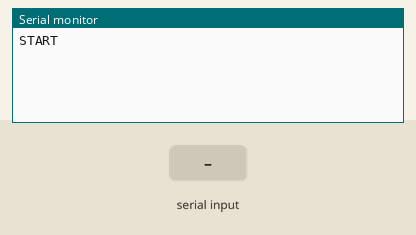
Bench run of a program on a simulated Arduino Pro Mini, built with avr-gcc and run on an emulated ATmega328P. On the bench: the last lines printed to the serial monitor. The test bench sets the inputs (shaded band).

Above: at 1.2 s.
1.3 s: "90,45,200\n" received over Serial
At 1.8 s:
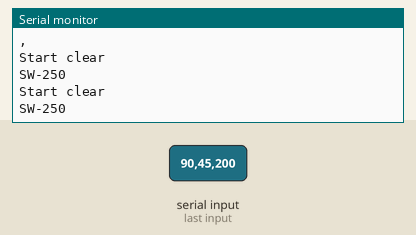
2.8 s: "i90\n" received over Serial
At 4.0 s:
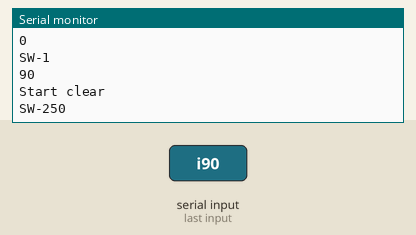
4.3 s: "t90\n" received over Serial
At 5.1 s:
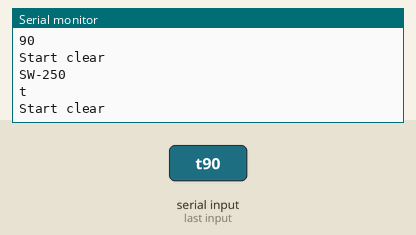
5.8 s: "n90\n" received over Serial
At 6.3 s:
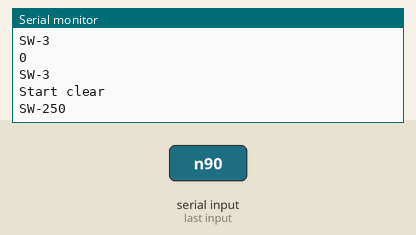
7.3 s: "v90\n" received over Serial
At 8.6 s:
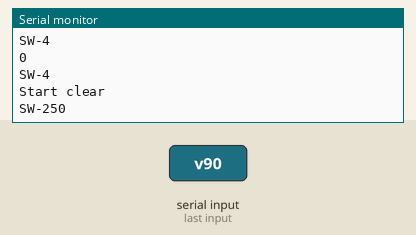
Timing chart, 0 to 9.8 s (numbered marks = the images above; inputs shaded):
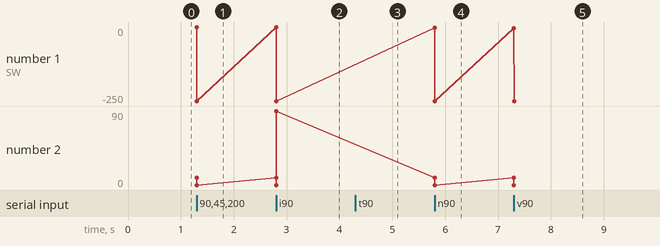

The program:

main.cpp
```cpp
#include <IRremote.h> //библиотека для работы с инфракрасными передатчиком и приемником
#include <Arduino.h>
#include <avr/pgmspace.h>

// Объявление прототипов
// Чтение и установка данных из Serial
void read_serial();

// очищаем переменные Serial
void serial_clear();

void generate_irc();


// Объявление переменных
// для read_serial
char serial_char = 0;
struct serial_struct
{
	String id = "";
	String topic = "";
	String num = "";
	String value = "";

	byte b_id = 0;
	byte b_topic = 0;
	byte b_num = 0;
	byte b_value = 0;
};
//Структура для хранения данных из сериала
serial_struct serial_vars;
byte serial_num = 0;
String arduino_id = "3";


IRsend irsend;

int irPin = 2;

decode_results results;
char id;

int khz = 38; // несущая частота 38 кГц для протокола NEC

int PevData;

// Охлаждение
const PROGMEM unsigned int cool24[] = {4350,4350,550,1650,500,550,550,1650,500,1600,600,500,550,550,550,1600,550,550,550,500,600,1600,550,500,600,500,550,1600,550,1600,550,600,450,1650,600,1600,500,550,550,1650,500,1650,550,1600,500,1650,550,1650,500,1650,550,550,500,1650,500,600,500,600,550,500,500,600,500,600,500,600,500,550,500,1650,500,600,500,550,550,550,500,600,500,550,550,550,600,1600,500,600,450,1700,500,1650,500,1650,500,1700,450,1650,550,1650,550};

const PROGMEM unsigned int cool25[] = {4350,4350,550,1650,500,550,550,1650,500,1650,550,550,500,550,550,1650,500,550,550,550,550,1600,550,550,550,550,500,1650,550,1600,550,550,550,1600,550,1600,550,600,500,1650,500,1650,550,1600,550,1600,550,1650,500,1650,550,500,550,1650,550,550,500,550,550,550,550,550,500,550,550,550,550,1650,500,1650,500,600,500,550,550,550,500,550,550,550,550,550,550,500,550,600,500,1600,550,1650,500,1650,550,1600,550,1600,550,1650,550};

const PROGMEM unsigned int cool26[] ={ 4300,4400,500,1650,500,600,500,1650,500,1650,500,600,500,600,550,1600,500,600,500,550,550,1650,550,500,550,550,550,1600,500,1700,500,550,500,1700,500,1600,550,600,450,1700,550,1600,550,1600,550,1650,450,1650,600,1600,500,600,550,1600,500,600,500,550,550,550,550,550,500,550,500,600,550,1600,550,1650,500,550,500,1700,500,600,450,600,550,550,500,600,500,550,500,600,550,1600,550,550,500,1650,550,1600,550,1600,600,1600,500};

// Нагрев
const PROGMEM unsigned int heat27[] = {4400,4350,500,1650,550,550,500,1650,550,1600,550,550,550,550,500,1650,550,550,550,500,550,1650,500,550,550,550,550,1600,550,1600,550,600,500,1650,500,1650,550,500,550,1650,550,1600,550,1600,550,1650,500,1650,550,1600,550,550,550,1600,550,550,550,550,500,550,550,550,550,550,500,550,550,1650,500,550,550,550,550,1600,550,1650,500,1650,550,500,550,550,550,550,550,1600,550,1600,550,550,550,550,550,550,500,1650,550,1600,550};

const PROGMEM unsigned int heat29[] = {4400,4350,500,1650,500,600,500,1650,550,1650,500,550,500,600,500,1650,500,600,500,600,500,1650,500,550,550,550,500,1650,550,1650,500,600,450,1700,500,1650,500,600,500,1650,500,1650,500,1650,550,1650,500,1650,550,1600,550,550,500,1700,450,600,500,600,500,600,500,550,500,600,500,600,500,1600,550,550,500,1700,500,600,550,1600,500,1650,500,550,550,550,550,550,500,1700,450,600,500,1700,450,600,500,600,500,1650,500,1650,550};

// Управление
const PROGMEM unsigned int off[] = {4400,4300,550,1650,500,550,500,1700,500,1650,500,550,550,550,500,1700,500,550,550,550,550,1600,500,600,500,550,550,1650,500,1650,550,550,550,1600,550,550,500,1650,500,1650,500,1700,500,1650,500,600,500,1650,500,1650,550,1600,550,550,500,600,500,600,500,550,500,1700,500,550,500,600,500,1650,500,1650,500,1700,500,550,500,600,500,600,500,550,550,550,550,550,500,550,550,550,500,1650,600,1600,500,1650,500,1650,500,1650,550};

const PROGMEM unsigned int off2_5h[] = {4350,4350,550,1600,600,500,550,1650,550,1600,550,500,600,500,550,1600,600,500,600,500,550,1600,550,550,550,550,550,1600,550,1600,550,550,550,1600,600,1550,600,500,550,1600,600,500,550,1600,600,500,550,550,550,1600,600,500,550,1600,550,550,550,1600,600,500,550,1600,600,1600,550,500,600,500,550,1600,600,500,550,550,550,500,600,500,550,550,550,550,550,500,550,1650,550,1600,550,1600,550,1600,600,1600,550,1600,550,1600,600};

const PROGMEM unsigned int off1_5h[] = {4400,4300,600,1600,550,550,550,1600,550,1600,550,550,550,550,550,1600,550,550,550,500,550,1600,600,500,550,550,550,1600,550,1600,600,500,550,1600,600,1600,550,500,600,1600,550,500,600,500,550,1600,600,1600,550,1600,550,550,550,1600,550,550,550,1600,550,1600,550,550,550,550,550,500,600,500,550,1600,600,500,550,550,550,500,600,500,550,550,550,550,500,550,550,1650,550,1600,550,1600,550,1600,600,1600,550,1600,550,1600,550};

const PROGMEM unsigned int led[] = {4350,4400,500,1650,500,600,500,1650,500,1700,500,550,500,1650,550,550,500,1700,500,550,500,1700,500,600,450,600,500,1700,450,600,500,1700,450,600,550,1650,450,1700,500,1650,500,1650,500,600,500,1650,500,600,500,1650,550,550,500,600,500,550,500,600,500,1650,500,600,500,1650,500,600,550,1600,500,600,500,1650,500,600,500,600,500,1650,500,600,500,1650,550,550,500,1650,500,600,500,1650,500,1700,450,600,500,1700,450,600,550};

// таблица ссылок кондиционера
const  unsigned int* const array_cond[] PROGMEM = {off, cool24, cool25, cool26, heat27, heat29, off2_5h, off1_5h, led};

// Команды для ресивера
/*
Encoding  : PANASONIC
Code      : 0x2A4C:28A0088 (48 bits)
*/
unsigned int res_on_off[] ={3350,1650,450,350,450,400,450,1250,400,450,400,1250,450,350,450,1250,450,400,400,400,450,1250,450,400,400,400,450,1250,400,1250,450,400,450,400,400,450,400,400,450,400,450,350,450,450,400,400,450,1250,400,400,450,1200,450,450,400,400,450,400,450,1200,450,400,450,1200,450,400,450,400,450,400,400,400,450,400,450,400,400,450,400,400,450,400,450,1250,400,400,450,400,450,350,450,1250,450,400,400,450,400,400,450};

/*
Encoding  : PANASONIC
Code      : 0x2A4C:284B432 (48 bits)
*/
const PROGMEM unsigned int res_tv[] ={3350,1650,400,400,450,400,450,1200,450,400,450,1250,400,400,450,1250,450,350,450,400,450,1250,400,400,450,400,450,1200,450,1250,400,450,400,400,450,400,450,400,450,400,400,400,450,400,450,400,400,1250,450,400,400,1250,450,400,400,450,450,350,450,400,450,1250,400,400,450,400,400,1250,450,400,450,1250,400,1250,400,450,400,1250,400,450,400,450,400,400,450,400,450,1200,450,1250,400,450,400,400,450,1250,400,400,450};

/*
Encoding  : PANASONIC
Code      : 0x2A4C:28AB43C (48 bits)
*/
const PROGMEM unsigned int res_game[] ={3400,1600,450,400,450,400,450,1200,450,400,450,1200,450,400,450,1250,400,400,450,400,450,1200,450,400,450,400,400,1250,450,1250,400,400,450,400,450,400,450,400,400,400,450,400,450,400,450,400,400,1250,450,400,450,1200,450,400,450,400,400,400,450,1250,450,350,450,1250,450,400,400,1250,450,400,450,1200,450,1200,450,400,450,1250,400,400,450,400,450,400,450,400,400,1250,450,1200,450,1250,450,1200,450,400,450,400,400};


/*Encoding  : PANASONIC
Code      : 0x2A4C:28F74F9 (48 bits)
*/
const PROGMEM unsigned int res_bluetooth[] ={3350,1650,400,400,450,400,450,1200,450,400,450,1250,400,400,450,1250,450,350,450,400,450,1250,400,400,450,400,450,1200,450,1250,450,400,400,400,450,400,450,400,450,400,400,400,450,400,450,400,450,1200,450,400,450,1200,450,400,450,400,450,400,400,1250,450,1200,450,1250,450,1200,450,400,450,1200,450,1250,400,1250,450,400,450,1200,450,400,450,400,400,1250,450,1200,450,1250,450,1200,450,1250,400,400,450,400,450,1200,450};


unsigned int ir_buf[99];
//int i;

// ПУЛЬТ ТЕЛЕВИЗОРА
unsigned long tv_command[] =
{
    0xE0E040BF, // Вкл/выкл
    0xE0E020DF, // 1
    0xE0E0A05F, // 2
    0xE0E0609F, // 3
    0xE0E010EF, // 4
    0xE0E0906F, // 5
    0xE0E050AF, // 6
    0xE0E030CF, // 7
    0xE0E0B04F, // 8
    0xE0E0708F, // 9
    0xE0E08877, // 0
    0xE0E0E01F, // громкость +
    0xE0E0D02F, // громкость -
    0xE0E048B7, // вперед
    0xE0E008F7, // назад
    0xE0E006F9, // вверх
    0xE0E08679, // вниз
    0xE0E0A659, // лево
    0xE0E046B9, // право
    0xE0E016E9, // центр
    0xE0E0F00F, // выключить звук
    0xE0E0807F, // source
    0xE0E01AE5, // назад
    0xE0E0B44B, // выход
    0xE0E058A7, // настройки
    0xE0E0F20D, // гайд
    0xE0E0D629, // ch list
    0xE0E09E61, // дом
    0xE0E0FC03, // мануал
    0xE0E0F807, // инфо
    0xE0E036C9, // A
    0xE0E028D7, // B
    0xE0E0A857, // C
    0xE0E06897, // D
    0xE0E07C83, // pic size
    0xE0E014EB, // picture
    0xE0E0A45B, // ad/subt
    0xE0E0629D, // остановить
    0xE0E0A25D, // перемотка назад
    0xE0E0E21D, // запуск видео
    0xE0E052AD, // пауза
    0xE0E012ED, // перемотка вперед
};

void setup()
{
  Serial.begin(115200);
  Serial.println("START");
}
void loop()
{
    read_serial();
    if (serial_vars.id != "")
    {
        generate_irc();
    }
    if (serial_vars.id != "")
    {
        serial_clear();
    }

}


// ФУНКЦИИ
void read_serial()
{
	//Serial.println("Start serial");
	while (Serial.available() > 0)
	{
		//delay(1);
		// забираем первый символ
		serial_char = Serial.read();

        Serial.println(serial_char);
	 	switch (serial_char)
		{
			case 'i':
                Serial.println("+");
				serial_num = 1;
				continue;

			case 't':
				// если id сообщения равен устройству, то записываем следующее значение
				if (serial_vars.id == arduino_id)
				{
                    Serial.println("*");
					serial_num = 2;
				}
				// иначе, мы обнуляем переменные и очищаем кэш сериала
				else
				{
					serial_clear();

					while (Serial.available() > 0)
					{
						Serial.read();
					}
				}
				continue;

			case 'n':
                Serial.println("$");
				serial_num = 3;
				continue;

			case 'v':
                Serial.println("^");
				serial_num = 4;
				continue;
		}

		// ессли получаем не число, то сбрасываем переменные и буфер
		if (!isdigit(serial_char))
		{
			serial_clear();

			while (Serial.available() > 0)
			{
				Serial.read();
			}

		}

        Serial.print("SW-");
        Serial.println(serial_num, DEC);

		switch (serial_num)
		{
			case 1:
				serial_vars.id += serial_char;
                Serial.println(serial_vars.id);
				break;
			case 2:
				serial_vars.topic += serial_char;
				break;
			case 3:
				serial_vars.num += serial_char;
				break;
			case 4:
				serial_vars.value += serial_char;
				break;
		}
	}

	// После проверки буфера сообщений проверяем id и если он есть, то ковертируем в цифры
	if (serial_vars.id != "" and serial_num == 4)
	{
		serial_vars.b_id = serial_vars.id.toInt();
		serial_vars.b_topic = serial_vars.topic.toInt();
		serial_vars.b_num = serial_vars.num.toInt();
		serial_vars.b_value = serial_vars.value.toInt();

		Serial.println(serial_vars.topic + "-" + serial_vars.num + "-" + serial_vars.value);
	}
}

void serial_clear()
{
	Serial.println("Start clear");
	serial_vars.id = "";
	serial_vars.topic = "";
	serial_vars.num = "";
	serial_vars.value = "";

	serial_vars.b_id = 0;
	serial_vars.b_topic = 0;
	serial_vars.b_num = 0;
	serial_vars.b_value = 0;

	serial_num = 250;
}

void generate_irc()
{
    switch (serial_vars.b_topic)
        {
            case 1: //для кондеев
            {

                /*switch (serial_vars.b_value)
                {
                    case 1: // обогрев
                    {
                        	irsend.sendRaw(heat27, sizeof(heat27) / sizeof(heat27[0]), khz);
                            break;
                    }

                   case 2: // обогрев
                    {
                        	irsend.sendRaw(heat29, sizeof(heat29) / sizeof(heat29[0]), khz);
                            break;
                    }

                     case 3: // Охлаждение
                    {
                        //i = 99;
                        //memcpy_P ( ir_buf, &cool24[i], i);
                        for (byte i = 0; i <= 99; i++) {
                            ir_buf[i] = pgm_read_word(&cool24[i]);
                        }


                        irsend.sendRaw(ir_buf, sizeof(ir_buf) / sizeof(ir_buf[0]), khz);

                        Serial.print("cond 3-" + ir_buf[0]);
                        Serial.print("-" + ir_buf[1]);
                        Serial.print("-" + ir_buf[2]);
                        Serial.println("-" + ir_buf[3]);
                        break;
                    }

                    case 4: // Охлаждение
                    {
                        	irsend.sendRaw(cool25, sizeof(cool25) / sizeof(cool25[0]), khz);
                            break;
                    }


                    case 5: // Охлаждение
                    {
                        	irsend.sendRaw(cool26, sizeof(cool26) / sizeof(cool26[0]), khz);
                            break;
                    }

                    case 6: // Управление
                    {
                        	irsend.sendRaw(off, sizeof(off) / sizeof(off[0]), khz);
                            break;
                    }

                    case 7: // Управление
                    {
                        	irsend.sendRaw(off1_5h, sizeof(off1_5h) / sizeof(off1_5h[0]), khz);
                            break;
                    }

                    case 8: // Управление
                    {
                        	irsend.sendRaw(off2_5h, sizeof(off2_5h) / sizeof(off2_5h[0]), khz);
                            break;
                    }

                    case 9:
                    {
                        	irsend.sendRaw(led, sizeof(led) / sizeof(led[0]), khz);
                            break;
                    }
                }*/

                //i = 99;

                //memcpy_P ( ir_buf, &cool24[i], i);
                Serial.println("condStart");
                for (byte i = 0; i < 99; i++) {
                    ir_buf[i] = pgm_read_word(&array_cond[1][i]);
                }

                Serial.println("condEnd" +  ir_buf[98]);


                Serial.print("cond 3-" + ir_buf[0]);
                Serial.print("-" + ir_buf[1]);
                Serial.print("-" + ir_buf[2]);
                Serial.println("-" + ir_buf[3]);
                irsend.sendRaw(ir_buf, sizeof(ir_buf) / sizeof(ir_buf[0]), khz);
                break;
                //Serial.print(tv_command[serial_vars.b_value]);
                //Serial.println("cond");
                delay(1000);
                //Serial.println("cond");


				break;
            }

            case 2: //для ТV самсунг
            {
                irsend.sendSAMSUNG(tv_command[serial_vars.b_value], 32);
                //Serial.print(tv_command[serial_vars.b_value]);
                //Serial.println("TV");
                delay(80);
            };

           /* case 3: //для ресивера
            {
                switch (serial_vars.b_value)
                {
                    case 0: // включить/выкл
                    {
                        	irsend.sendRaw(heat27, sizeof(heat27) / sizeof(heat27[0]), khz);
                            break;
                    }

                    case 1: // TV
                    {
                        	irsend.sendRaw(res_tv, sizeof(res_tv) / sizeof(res_tv[0]), khz);
                            break;
                    }

                    case 2: // game
                    {
                        	irsend.sendRaw(res_game, sizeof(res_game) / sizeof(res_game[0]), khz);
                            break;
                    }

                    case 3: // bluetooth
                    {
                        	irsend.sendRaw(res_bluetooth, sizeof(res_bluetooth) / sizeof(res_bluetooth[0]), khz);
                            break;
                    }
                }
            }*/

        }
}
```

Measured:
- after the input at 1.3 s, the serial monitor: prints a new line at once (image 1)
- after the input at 2.8 s, the serial monitor: prints a new line at once (image 2)
- after the input at 4.3 s, the serial monitor: prints a new line at once (image 3)
- after the input at 5.8 s, the serial monitor: prints a new line at once (image 4)
- after the input at 7.3 s, the serial monitor: prints a new line at once (image 5)
- plotted number 2: 0 → 90 after the input at 2.8 s
